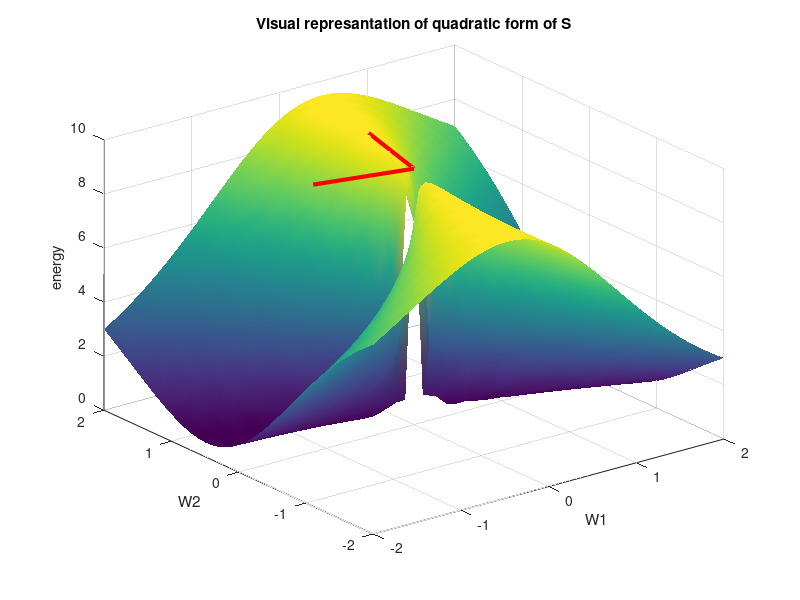

Write the MATLAB code that produced this figure.
% create a matrix
S = [1 2; 2 9];

% weights along each dimension
wi = -2:.1:2;

quadform = zeros(length(wi));

for i = 1:length(wi)
  for j = 1:length(wi)
    
    % column vector
    w = [wi(i) wi(j)]';
    norm_factor = w'*w;
    quadform(i,j) = w'*S*w/norm_factor;
    
  end
end

figure(1), clf

surf(wi,wi,quadform'), shading interp
title('Visual represantation of quadratic form of S')
xlabel('W1'), ylabel('W2'), zlabel('energy')
rotate3d on

[eig_vecs, eig_val] = eig(S);

hold on
plot3([0 eig_vecs(1,1)],[0 eig_vecs(2,1)], [1 1]*max(quadform(:)),'r','linew',3)
plot3([0 eig_vecs(1,2)],[0 eig_vecs(2,2)], [1 1]*max(quadform(:)),'r','linew',3)